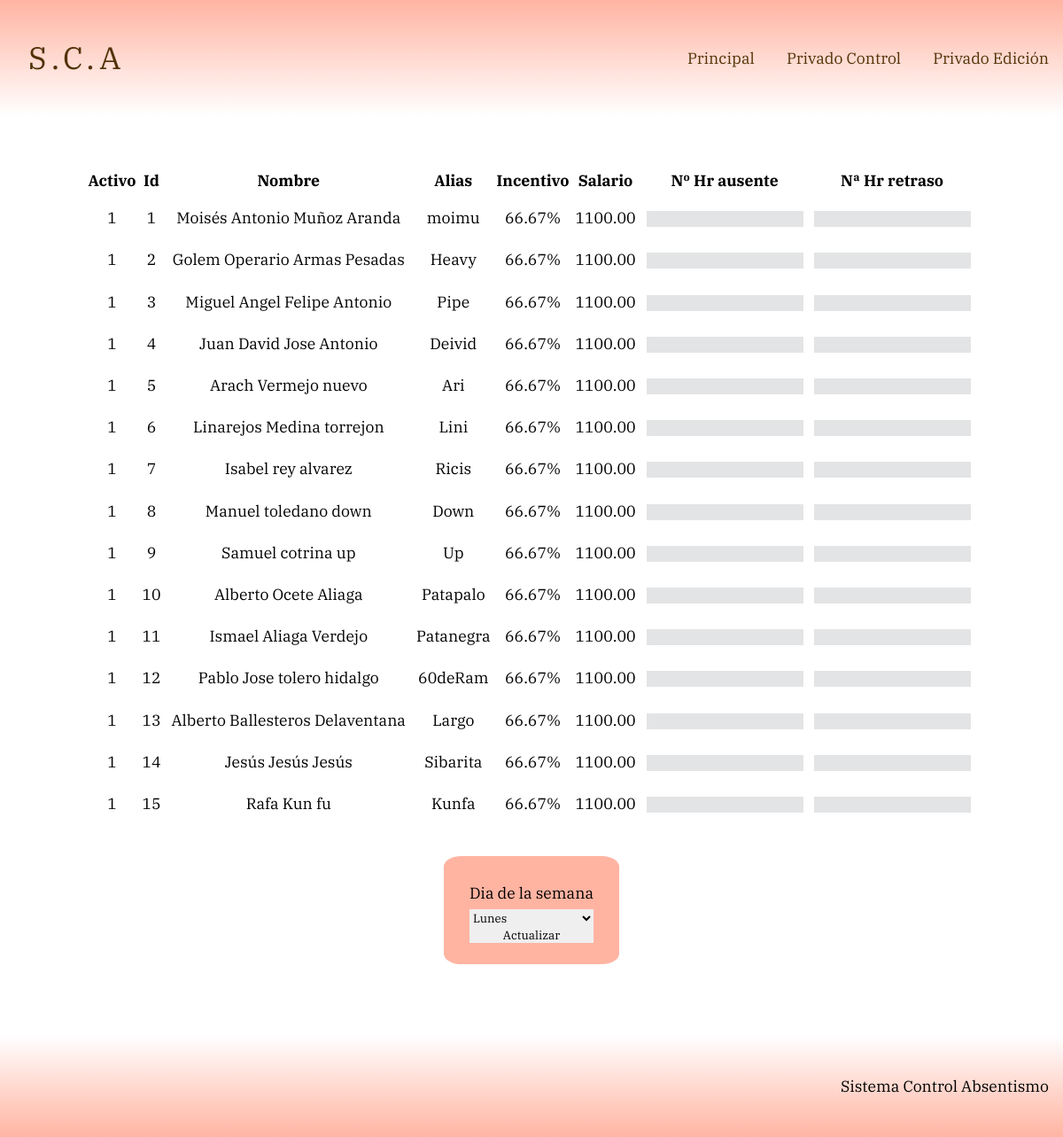
The app's page /apliPrivate/privado.php with its own data.
### tables this page shows
CREATE TABLE `empleados`(
    `idEmpleado` MEDIUMINT UNSIGNED AUTO_INCREMENT,
    `idEquipo` MEDIUMINT UNSIGNED DEFAULT 1,
    `nombreCompleto` VARCHAR(50) NOT NULL,
    `alias` VARCHAR(50) ,
    `email` VARCHAR(50) ,
    `totalPuntos` SMALLINT NOT NULL DEFAULT 100 ,
    `porcentajeIncentivo` DECIMAL(4,2) DEFAULT 66.67 ,
    `salario` DECIMAL(7,2) DEFAULT 1100.00 ,
    `activo` TINYINT DEFAULT 1 ,
    `idHorario` TINYINT UNSIGNED DEFAULT 1,
    PRIMARY KEY (idEmpleado),
    FOREIGN KEY (idEquipo) REFERENCES equipos(idEquipo),
    FOREIGN KEY (idHorario) REFERENCES horarios(idHorario)
);

### apliPrivate/privado.php (the view, shortened to what this page needs)
<!DOCTYPE html>
<html lang="es">
<head>
    <link rel="stylesheet" href="../styles/style.css">
</head>
<body>
    <header class="header">
        <div class="containerlogomenu">
                <a href="#" class="logo"> S.C.A </a>
                <nav class="menu">
                    <ol>
                        <li><a href="../apliPublic/index.php"> Principal </a></li>
                        <li><a href="privado.php"> Privado Control </a></li>
                        <li><a href="edicion.php"> Privado Edición </a></li>
                    </ol>
                </nav>
        </div>
    </header>
    <main class="mainprivado">
        <?php
            include('conexionBd.php');
            $sentencia = $db->prepare("SELECT em.`idEmpleado`, em.`nombreCompleto`,
            em.`alias`, em.`email`, em.`totalPuntos`, em.`porcentajeIncentivo`,
            em.`salario`, em.`activo`, eq.`alias`
            FROM `empleados` em
            INNER JOIN `equipos` eq
            ON em.`idEquipo`= eq.`idEquipo` ");
            $sentencia -> execute();
            $sentencia -> bind_result($idEmpleado, $nombreCompleto ,$aliasEmpleado, $email , $totalPuntos ,$prIncentivo,  $salario, $activo,  $aliasEquipo);
            echo  "<form method=POST enctype=application/x-www-form-urlencoded action=privado.php id=formprivado>";
            echo  "
            <table class=tablaprivado>
                <tbody>
                    <tr> <th class=celdaSobrante>Activo</th> <th class=celdaSobrante>Id</th> <th>Nombre</th> <th class=celdaSobrante>Alias</th>
                    <th class=celdaSobrante>Incentivo</th> <th class=celdaSobrante>Salario</th>
                    <th>Nº Hr ausente</th><th>Nª Hr retraso</th> </tr> ";
            $totalids = 0;
            while( $sentencia->fetch() ){
                echo  "
                <tr>
                    <td class=celdaSobrante>$activo</td>
                    <td class=celdaSobrante>$idEmpleado</td>
                    <td>$nombreCompleto</td>
                    <td class=celdaSobrante>$aliasEmpleado</td>
                    <td class=celdaSobrante>$prIncentivo%</td>
                    <td class=celdaSobrante>$salario</td>
                    <td>
                        <input class=inputinserthoras type=number min=0 name=ausente$totalids required>
                    </td>
                    <td>
                        <input class=inputinserthoras type=number min=0 name=retraso$totalids required>
                    </td>
                </tr> ";
                $totalids++;
            }
            echo "</tbody></table></form>";
            ?>
            <div class="envioformprivado">
                <label for=dia_semana> Dia de la semana </label>
                <select name=dia_semana form=formprivado >
                    <option value=Lunes>Lunes</option>
                </select>
                <button type=submit form=formprivado> Actualizar </button>
            </div>
    </main>
    <footer class="footer">
        <div class="footerinfo">
            <p>Sistema Control Absentismo</p>
        </div>
    </footer>
</body>
</html>

### styles/style.css (style rules this page uses)
:root { --apricot: #ffcdb2ff; --melon: #ffb4a2ff; --pastel-pink: #e5989bff; --english-lavender: #b5838dff; --old-lavender: #6d6875ff; --blanco:#ffffff; --color-negro:#523106; --gris-plata: #e3e4e5; --amarilloalerta: #c9d615e6; }
* { margin: 0; padding: 0; list-style: none; text-decoration: none; border: none; outline: none; font-family: 'IBM Plex Serif', Segoe UI, Tahoma, Geneva, Verdana, serif; }
body { margin:0; background-color: #ffffff; font-size: 1.1rem; line-height: 2em; }
header { padding: 1rem 0; background: linear-gradient(to bottom, var(--melon), var(--blanco)); }
header a { padding: 2rem; color:var(--color-negro); }
.menu ol li { display: inline-block; }
.menu ol li a { display: block; padding: 0.5rem 1rem; border-radius:5px; transition: all 0.3s linear; }
.containerlogomenu { display:flex; justify-content: space-between; align-items: center; }
.logo { letter-spacing:5px; font-size:2em; transition: all 0.3s linear; }
.footer { background: linear-gradient(to top, var(--melon), var(--blanco)); padding:2rem 0; margin-top: 5rem; text-align: right; }
.footerinfo { padding: 0.5rem 1rem; }
.mainprivado { display:flex; flex-direction: column; align-items: center; margin: 3em auto 3em auto; min-height: 60vh; }
.tablaprivado { display:flex; align-items: center; justify-content: space-evenly; }
.tablaprivado tbody td { text-align: center; padding: 5px; }
.envioformprivado { display: flex; flex-direction: column; max-width: 360px; border-radius: 10%; background-color: var(--melon); padding: 1.5rem 1.8rem; transition: all 0.5s linear; margin-top : 2em; }
.inputinserthoras { background-color: var(--gris-plata); }

### records on screen
empleados: activo "1", idEmpleado "1", nombreCompleto "Moisés Antonio Muñoz Aranda", alias "moimu", porcentajeIncentivo "66.67", salario "1100.00"
empleados: activo "1", idEmpleado "2", nombreCompleto "Golem Operario Armas Pesadas", alias "Heavy", porcentajeIncentivo "66.67", salario "1100.00"
empleados: activo "1", idEmpleado "3", nombreCompleto "Miguel Angel Felipe Antonio", alias "Pipe", porcentajeIncentivo "66.67", salario "1100.00"
empleados: activo "1", idEmpleado "4", nombreCompleto "Juan David Jose Antonio", alias "Deivid", porcentajeIncentivo "66.67", salario "1100.00"
empleados: activo "1", idEmpleado "5", nombreCompleto "Arach Vermejo nuevo", alias "Ari", porcentajeIncentivo "66.67", salario "1100.00"
empleados: activo "1", idEmpleado "6", nombreCompleto "Linarejos Medina torrejon", alias "Lini", porcentajeIncentivo "66.67", salario "1100.00"
empleados: activo "1", idEmpleado "7", nombreCompleto "Isabel rey alvarez", alias "Ricis", porcentajeIncentivo "66.67", salario "1100.00"
empleados: activo "1", idEmpleado "8", nombreCompleto "Manuel toledano down", alias "Down", porcentajeIncentivo "66.67", salario "1100.00"
empleados: activo "1", idEmpleado "9", nombreCompleto "Samuel cotrina up", alias "Up", porcentajeIncentivo "66.67", salario "1100.00"
empleados: activo "1", idEmpleado "10", nombreCompleto "Alberto Ocete Aliaga", alias "Patapalo", porcentajeIncentivo "66.67", salario "1100.00"
empleados: activo "1", idEmpleado "11", nombreCompleto "Ismael Aliaga Verdejo", alias "Patanegra", porcentajeIncentivo "66.67", salario "1100.00"
empleados: activo "1", idEmpleado "12", nombreCompleto "Pablo Jose tolero hidalgo", alias "60deRam", porcentajeIncentivo "66.67", salario "1100.00"
empleados: activo "1", idEmpleado "13", nombreCompleto "Alberto Ballesteros Delaventana", alias "Largo", porcentajeIncentivo "66.67", salario "1100.00"
empleados: activo "1", idEmpleado "14", nombreCompleto "Jesús Jesús Jesús", alias "Sibarita", porcentajeIncentivo "66.67", salario "1100.00"
empleados: activo "1", idEmpleado "15", nombreCompleto "Rafa Kun fu", alias "Kunfa", porcentajeIncentivo "66.67", salario "1100.00"
